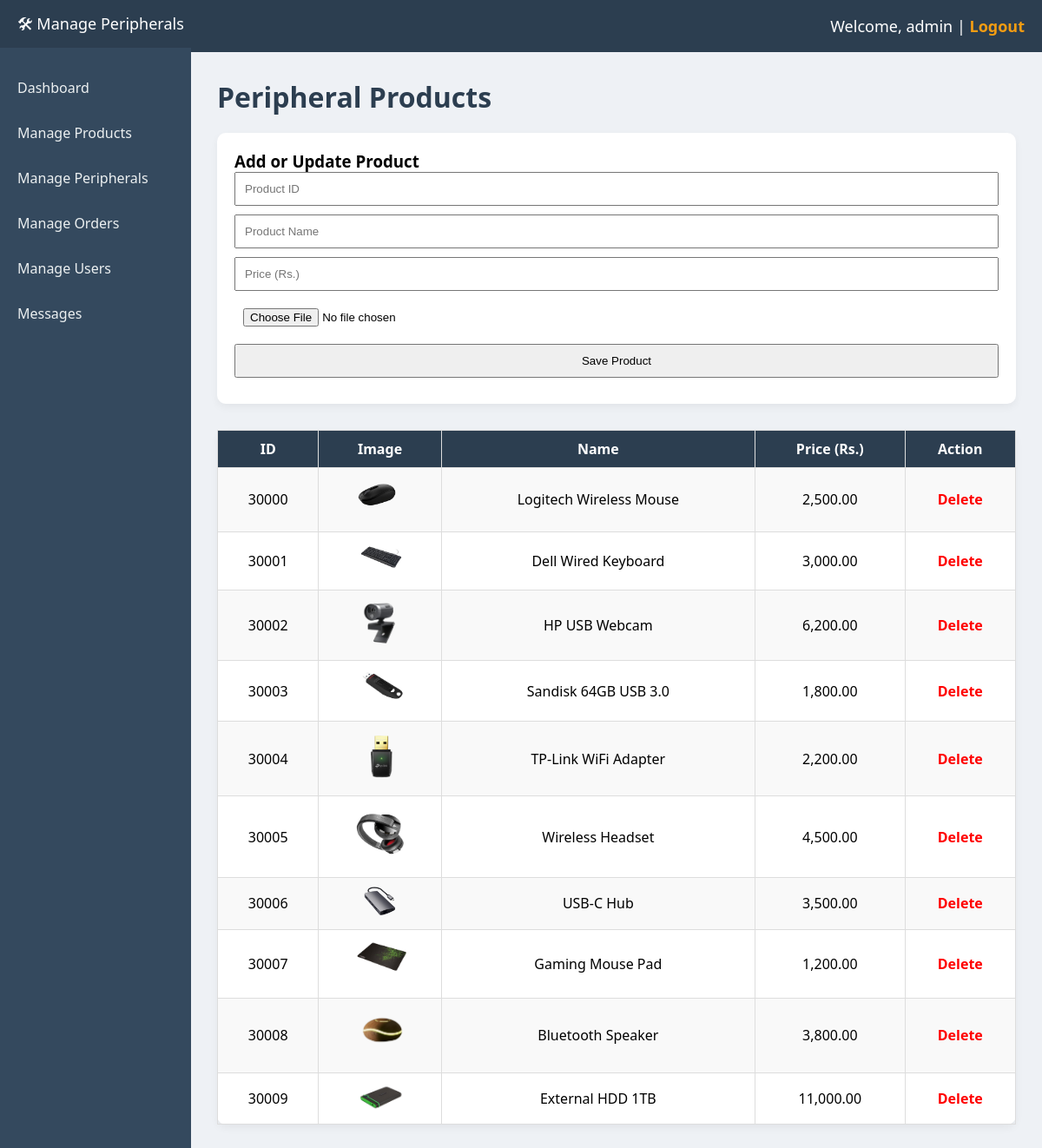
Page /admin_manage_peripherals.php (signed in) on the committed database.
### tables this page shows
CREATE TABLE `peripheral` (
  `id` int(11) NOT NULL,
  `name` varchar(255) DEFAULT NULL,
  `price` int(11) DEFAULT NULL,
  `image` varchar(255) DEFAULT NULL
);

### admin_manage_peripherals.php (the view, shortened to what this page needs)
<?php
include '../include/db.php';
$products = $conn->query("SELECT * FROM peripheral ORDER BY id ASC")->fetch_all(MYSQLI_ASSOC);
?>
<!DOCTYPE html>
<html lang="en">
<head>
</head>
<body>
<div class="topnav">
  <div>🛠 Manage Peripherals</div>
  <div>
    Welcome, <?= htmlspecialchars($_SESSION['admin_username']) ?> |
    <a href="logout.php">Logout</a>
  </div>
</div>
<div class="sidebar">
  <a href="dashboard.php">Dashboard</a>
  <a href="products.php">Manage Products</a>
  <a href="admin_manage_peripherals.php">Manage Peripherals</a>
  <a href="orders.php">Manage Orders</a>
  <a href="manage_users.php">Manage Users</a>
  <a href="messages.php">Messages</a>
</div>
<div class="main">
  <h1>Peripheral Products</h1>
  <form class="edit-form" method="POST" enctype="multipart/form-data">
    <h3>Add or Update Product</h3>
    <input type="number" name="id" placeholder="Product ID" required>
    <input type="text" name="name" placeholder="Product Name" required>
    <input type="number" name="price" step="0.01" placeholder="Price (Rs.)" required>
    <input type="file" name="image">
    <button type="submit">Save Product</button>
  </form>
  <table>
    <tr>
      <th>ID</th>
      <th>Image</th>
      <th>Name</th>
      <th>Price (Rs.)</th>
      <th>Action</th>
    </tr>
    <?php foreach ($products as $p): ?>
      <tr>
        <td><?= $p['id'] ?></td>
        <td><img src="../<?= $p['image'] ?>" alt="<?= $p['name'] ?>"></td>
        <td><?= htmlspecialchars($p['name']) ?></td>
        <td><?= number_format($p['price'], 2) ?></td>
        <td class="actions">
          <a href="?delete=<?= $p['id'] ?>" onclick="return confirm('Delete this product?');">Delete</a>
        </td>
      </tr>
    <?php endforeach; ?>
  </table>
</div>
</body>
</html>

### admin_manage_peripherals.php (style rules this page uses)
* { box-sizing: border-box; margin: 0; padding: 0; }
body { font-family: 'Segoe UI', sans-serif; background: #eef1f5; }
.topnav { background-color: #2c3e50; color: white; padding: 15px 20px; font-size: 18px; display: flex; justify-content: space-between; align-items: center; }
.topnav a { color: #f39c12; text-decoration: none; font-weight: bold; }
.sidebar { position: fixed; top: 55px; left: 0; width: 220px; height: 100%; background-color: #34495e; padding-top: 20px; }
.sidebar a { display: block; color: #ecf0f1; padding: 15px 20px; text-decoration: none; transition: background 0.3s; }
.main { margin-left: 220px; padding: 30px; }
h1 { margin-bottom: 20px; color: #2c3e50; }
.edit-form { background: white; padding: 20px; border-radius: 10px; box-shadow: 0 4px 10px rgba(0,0,0,0.05); margin-bottom: 30px; }
.edit-form input, .edit-form button { width: 100%; padding: 10px; margin-bottom: 10px; }
table { width: 100%; border-collapse: collapse; background: white; border-radius: 10px; box-shadow: 0 4px 10px rgba(0,0,0,0.05); }
th, td { border: 1px solid #ddd; padding: 10px; text-align: center; }
th { background-color: #2c3e50; color: white; }
tr:nth-child(even) { background-color: #f9f9f9; }
.actions a { color: red; font-weight: bold; text-decoration: none; }
img { max-width: 60px; height: auto; }

### rows in the picture
peripheral: id "30000", image (picture), name "Logitech Wireless Mouse", price "2,500.00"
peripheral: id "30001", image (picture), name "Dell Wired Keyboard", price "3,000.00"
peripheral: id "30002", image (picture), name "HP USB Webcam", price "6,200.00"
peripheral: id "30003", image (picture), name "Sandisk 64GB USB 3.0", price "1,800.00"
peripheral: id "30004", image (picture), name "TP-Link WiFi Adapter", price "2,200.00"
peripheral: id "30005", image (picture), name "Wireless Headset", price "4,500.00"
peripheral: id "30006", image (picture), name "USB-C Hub", price "3,500.00"
peripheral: id "30007", image (picture), name "Gaming Mouse Pad", price "1,200.00"
peripheral: id "30008", image (picture), name "Bluetooth Speaker", price "3,800.00"
peripheral: id "30009", image (picture), name "External HDD 1TB", price "11,000.00"

### other values in the picture
$_SESSION['admin_username'] "admin"
